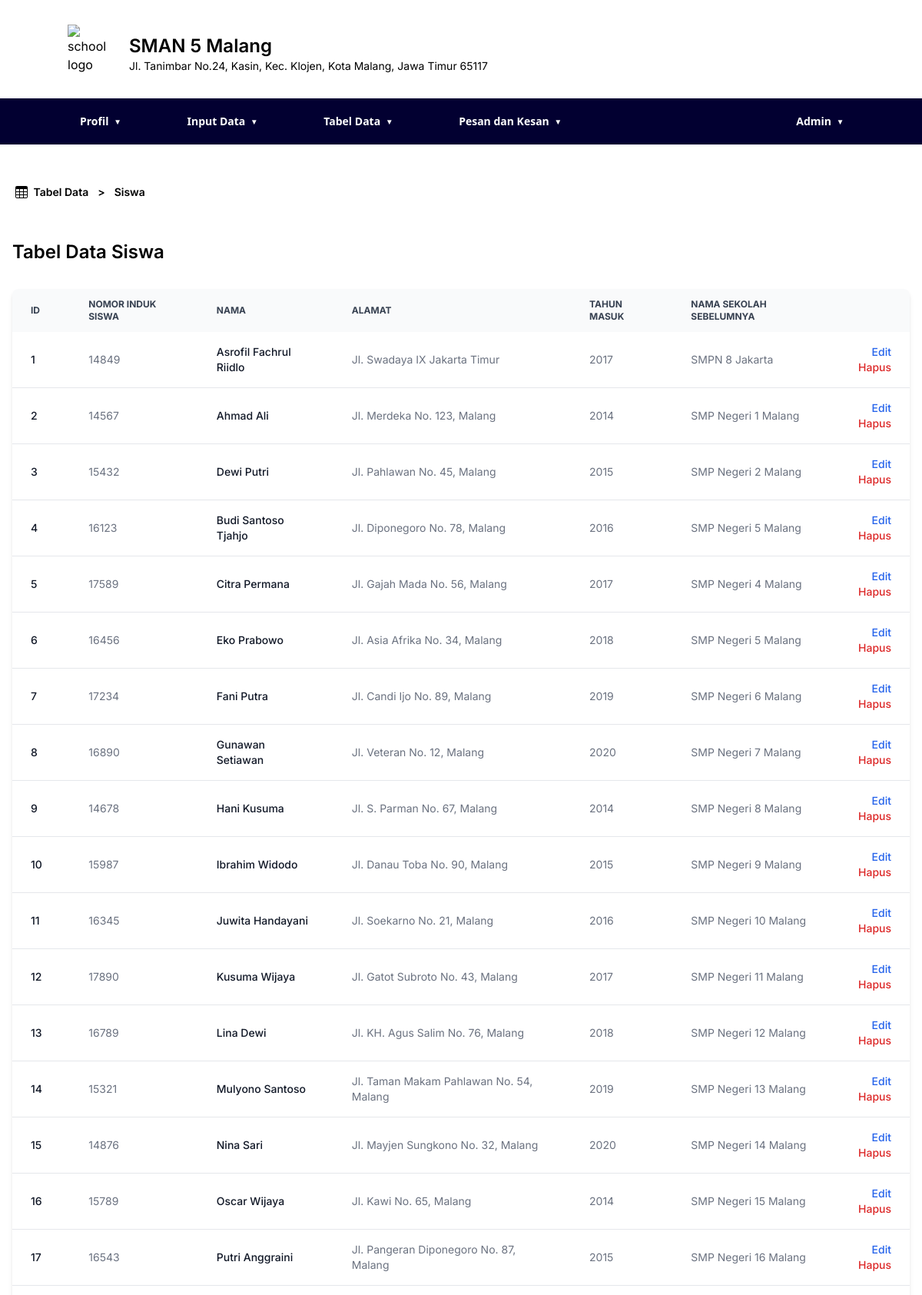
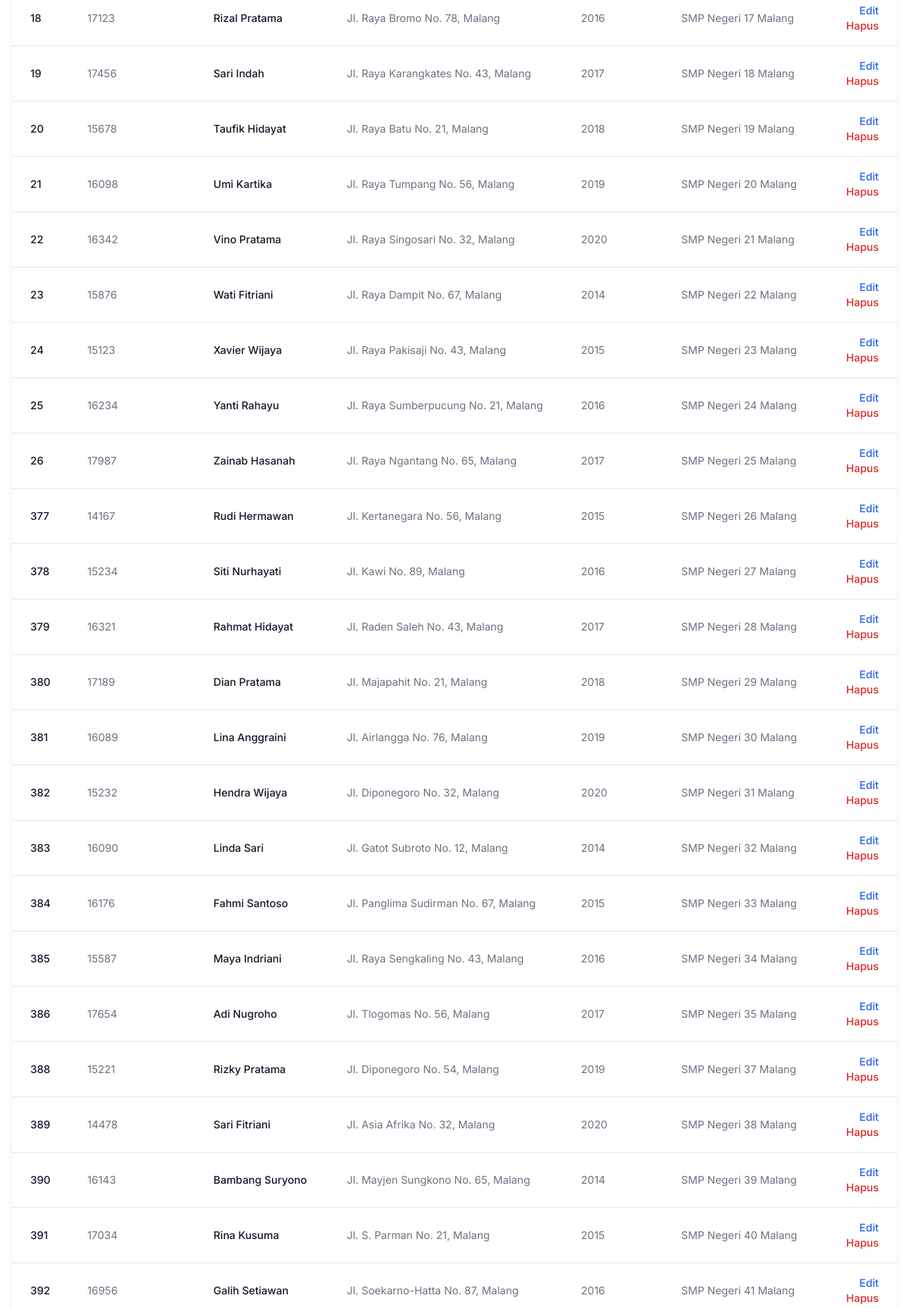
/tabel-siswa.php (signed in, upper part), run on the app's committed database (2 pictures, top to bottom).
### tables this page shows
CREATE TABLE `students` (
  `id` int NOT NULL AUTO_INCREMENT,
  `student_number` int NOT NULL,
  `name` text NOT NULL,
  `address` text NOT NULL,
  `entry_year` year NOT NULL,
  `prev_school_name` text NOT NULL,
  PRIMARY KEY (`id`),
  UNIQUE KEY `students_UN` (`student_number`)
);

### tabel-siswa.php (the view, shortened to what this page needs)
<?php
include("./components/navbar.php");
include("./config/db.php");
try {
  $stmt = $conn->prepare("SELECT * FROM students");
  $stmt->execute();
  $stmt->bind_result($id, $student_number, $name, $address, $entry_year, $prev_school_name);
  $students = array();
  while ($stmt->fetch()) {
    $students[] = array(
      "id" => $id,
      "student_number" => $student_number,
      "name" => $name,
      "address" => $address,
      "entry_year" => $entry_year,
      "prev_school_name" => $prev_school_name
    );
  }
} catch (Exception $e) {
  echo "SQL query error" . $e->getMessage();
}
?>
<!DOCTYPE html>
<html lang="en">
<head>
  <script src="https://cdn.tailwindcss.com"></script>
</head>
<body>
  <main class="pb-[150px]">
    <div class="w-full max-w-7xl mx-auto px-4 md:px-12 lg:px-4 mt-12">
      <div class="mt-12 p-1 flex items-end gap-3 text-sm font-semibold">
        <div class="flex items-center gap-1"> <span>&nbsp;Tabel Data</span></div> <span>></span> <span>Siswa</span>
      </div>
      <div class="mt-12">
        <h4 class="font-semibold text-2xl">Tabel Data Siswa</h4>
        <div class="relative overflow-x-auto shadow-md sm:rounded-lg mt-8 mx-auto">
          <table class="w-full text-sm text-left rtl:text-right text-gray-500 ">
            <thead class="text-xs text-gray-700 uppercase bg-gray-50 ">
              <tr>
                <th scope="col" class="px-6 py-3">
                  ID
                </th>
                <th scope="col" class="px-6 py-3">
                  Nomor Induk Siswa
                </th>
                <th scope="col" class="px-6 py-3">
                  Nama
                </th>
                <th scope="col" class="px-6 py-3">
                  Alamat
                </th>
                <th scope="col" class="px-6 py-3">
                  Tahun Masuk
                </th>
                <th scope="col" class="px-6 py-3">
                  Nama Sekolah Sebelumnya
                </th>
                <?php
                echo $_SESSION["role_id"] == 1 ?
                  '<th scope="col" class="px-6 py-3">
                  <span class="sr-only">Edit</span>
                </th>' : '';
                ?>
              </tr>
            </thead>
            <tbody>
              <?php
              foreach ($students as $student) {
                echo '
                <tr class="bg-white border-b  dark:border-gray-700 hover:bg-gray-50">
                  <td class="px-6 py-4 font-medium text-gray-900 whitespace-nowrap">
                      ' . $student["id"] . '
                  </td>
                  <td class="px-6 py-4">
                      ' . $student["student_number"] . '
                  </td>
                  <td class="px-6 py-4 font-medium text-gray-900">
                      ' . $student["name"] . '
                  </td>
                  <td class="px-6 py-4">
                      ' . $student["address"] . '
                  </td>
                  <td class="px-6 py-4">
                      ' . $student["entry_year"] . '
                  </td>
                  <td class="px-6 py-4">
                      ' . $student["prev_school_name"] . '
                  </td>
                  ' . ($_SESSION["role_id"] == 1 ? '
                  <td class="px-6 py-4 text-right flex flex-col">
                    <a href="edit-data-siswa.php?id=' . $student["id"] . '" class="font-medium text-blue-600 hover:underline">Edit</a>
                    <a href="./scripts/delete_data_siswa.php?id=' . $student["id"] . '" class="font-medium text-red-600 hover:underline">Hapus</a>
                  </td>
                ' : '') . '</tr>';
              }
              ?>
            </tbody>
          </table>
        </div>
      </div>
  </main>
</body>
</html>

### tabel-siswa.php (style rules this page uses)
body { font-family: Inter, sans-serif; }
tr:last-of-type { border: 0; }

### components/navbar.php (style rules this page uses)
body { font-family: Inter, sans-serif; }

### data on the page
students: id "1", student_number "14849", name "Asrofil Fachrul Riidlo", address "Jl. Swadaya IX Jakarta Timur", entry_year "2017", prev_school_name "SMPN 8 Jakarta"
students: id "2", student_number "14567", name "Ahmad Ali", address "Jl. Merdeka No. 123, Malang", entry_year "2014", prev_school_name "SMP Negeri 1 Malang"
students: id "3", student_number "15432", name "Dewi Putri", address "Jl. Pahlawan No. 45, Malang", entry_year "2015", prev_school_name "SMP Negeri 2 Malang"
students: id "4", student_number "16123", name "Budi Santoso Tjahjo", address "Jl. Diponegoro No. 78, Malang", entry_year "2016", prev_school_name "SMP Negeri 5 Malang"
students: id "5", student_number "17589", name "Citra Permana", address "Jl. Gajah Mada No. 56, Malang", entry_year "2017", prev_school_name "SMP Negeri 4 Malang"
students: id "6", student_number "16456", name "Eko Prabowo", address "Jl. Asia Afrika No. 34, Malang", entry_year "2018", prev_school_name "SMP Negeri 5 Malang"
students: id "7", student_number "17234", name "Fani Putra", address "Jl. Candi Ijo No. 89, Malang", entry_year "2019", prev_school_name "SMP Negeri 6 Malang"
students: id "8", student_number "16890", name "Gunawan Setiawan", address "Jl. Veteran No. 12, Malang", entry_year "2020", prev_school_name "SMP Negeri 7 Malang"
students: id "9", student_number "14678", name "Hani Kusuma", address "Jl. S. Parman No. 67, Malang", entry_year "2014", prev_school_name "SMP Negeri 8 Malang"
students: id "10", student_number "15987", name "Ibrahim Widodo", address "Jl. Danau Toba No. 90, Malang", entry_year "2015", prev_school_name "SMP Negeri 9 Malang"
students: id "11", student_number "16345", name "Juwita Handayani", address "Jl. Soekarno No. 21, Malang", entry_year "2016", prev_school_name "SMP Negeri 10 Malang"
students: id "12", student_number "17890", name "Kusuma Wijaya", address "Jl. Gatot Subroto No. 43, Malang", entry_year "2017", prev_school_name "SMP Negeri 11 Malang"
students: id "13", student_number "16789", name "Lina Dewi", address "Jl. KH. Agus Salim No. 76, Malang", entry_year "2018", prev_school_name "SMP Negeri 12 Malang"
students: id "14", student_number "15321", name "Mulyono Santoso", address "Jl. Taman Makam Pahlawan No. 54, Malang", entry_year "2019", prev_school_name "SMP Negeri 13 Malang"
students: id "15", student_number "14876", name "Nina Sari", address "Jl. Mayjen Sungkono No. 32, Malang", entry_year "2020", prev_school_name "SMP Negeri 14 Malang"
students: id "16", student_number "15789", name "Oscar Wijaya", address "Jl. Kawi No. 65, Malang", entry_year "2014", prev_school_name "SMP Negeri 15 Malang"
students: id "17", student_number "16543", name "Putri Anggraini", address "Jl. Pangeran Diponegoro No. 87, Malang", entry_year "2015", prev_school_name "SMP Negeri 16 Malang"
students: id "18", student_number "17123", name "Rizal Pratama", address "Jl. Raya Bromo No. 78, Malang", entry_year "2016", prev_school_name "SMP Negeri 17 Malang"
students: id "19", student_number "17456", name "Sari Indah", address "Jl. Raya Karangkates No. 43, Malang", entry_year "2017", prev_school_name "SMP Negeri 18 Malang"
students: id "20", student_number "15678", name "Taufik Hidayat", address "Jl. Raya Batu No. 21, Malang", entry_year "2018", prev_school_name "SMP Negeri 19 Malang"
students: id "21", student_number "16098", name "Umi Kartika", address "Jl. Raya Tumpang No. 56, Malang", entry_year "2019", prev_school_name "SMP Negeri 20 Malang"
students: id "22", student_number "16342", name "Vino Pratama", address "Jl. Raya Singosari No. 32, Malang", entry_year "2020", prev_school_name "SMP Negeri 21 Malang"
students: id "23", student_number "15876", name "Wati Fitriani", address "Jl. Raya Dampit No. 67, Malang", entry_year "2014", prev_school_name "SMP Negeri 22 Malang"
students: id "24", student_number "15123", name "Xavier Wijaya", address "Jl. Raya Pakisaji No. 43, Malang", entry_year "2015", prev_school_name "SMP Negeri 23 Malang"
students: id "25", student_number "16234", name "Yanti Rahayu", address "Jl. Raya Sumberpucung No. 21, Malang", entry_year "2016", prev_school_name "SMP Negeri 24 Malang"
students: id "26", student_number "17987", name "Zainab Hasanah", address "Jl. Raya Ngantang No. 65, Malang", entry_year "2017", prev_school_name "SMP Negeri 25 Malang"
students: id "377", student_number "14167", name "Rudi Hermawan", address "Jl. Kertanegara No. 56, Malang", entry_year "2015", prev_school_name "SMP Negeri 26 Malang"
students: id "378", student_number "15234", name "Siti Nurhayati", address "Jl. Kawi No. 89, Malang", entry_year "2016", prev_school_name "SMP Negeri 27 Malang"
students: id "379", student_number "16321", name "Rahmat Hidayat", address "Jl. Raden Saleh No. 43, Malang", entry_year "2017", prev_school_name "SMP Negeri 28 Malang"
students: id "380", student_number "17189", name "Dian Pratama", address "Jl. Majapahit No. 21, Malang", entry_year "2018", prev_school_name "SMP Negeri 29 Malang"
students: id "381", student_number "16089", name "Lina Anggraini", address "Jl. Airlangga No. 76, Malang", entry_year "2019", prev_school_name "SMP Negeri 30 Malang"
students: id "382", student_number "15232", name "Hendra Wijaya", address "Jl. Diponegoro No. 32, Malang", entry_year "2020", prev_school_name "SMP Negeri 31 Malang"
students: id "383", student_number "16090", name "Linda Sari", address "Jl. Gatot Subroto No. 12, Malang", entry_year "2014", prev_school_name "SMP Negeri 32 Malang"
students: id "384", student_number "16176", name "Fahmi Santoso", address "Jl. Panglima Sudirman No. 67, Malang", entry_year "2015", prev_school_name "SMP Negeri 33 Malang"
students: id "385", student_number "15587", name "Maya Indriani", address "Jl. Raya Sengkaling No. 43, Malang", entry_year "2016", prev_school_name "SMP Negeri 34 Malang"
students: id "386", student_number "17654", name "Adi Nugroho", address "Jl. Tlogomas No. 56, Malang", entry_year "2017", prev_school_name "SMP Negeri 35 Malang"
students: id "388", student_number "15221", name "Rizky Pratama", address "Jl. Diponegoro No. 54, Malang", entry_year "2019", prev_school_name "SMP Negeri 37 Malang"
students: id "389", student_number "14478", name "Sari Fitriani", address "Jl. Asia Afrika No. 32, Malang", entry_year "2020", prev_school_name "SMP Negeri 38 Malang"
students: id "390", student_number "16143", name "Bambang Suryono", address "Jl. Mayjen Sungkono No. 65, Malang", entry_year "2014", prev_school_name "SMP Negeri 39 Malang"
students: id "391", student_number "17034", name "Rina Kusuma", address "Jl. S. Parman No. 21, Malang", entry_year "2015", prev_school_name "SMP Negeri 40 Malang"
students: id "392", student_number "16956", name "Galih Setiawan", address "Jl. Soekarno-Hatta No. 87, Malang", entry_year "2016", prev_school_name "SMP Negeri 41 Malang"

### other printed values
$fullname "Admin"
